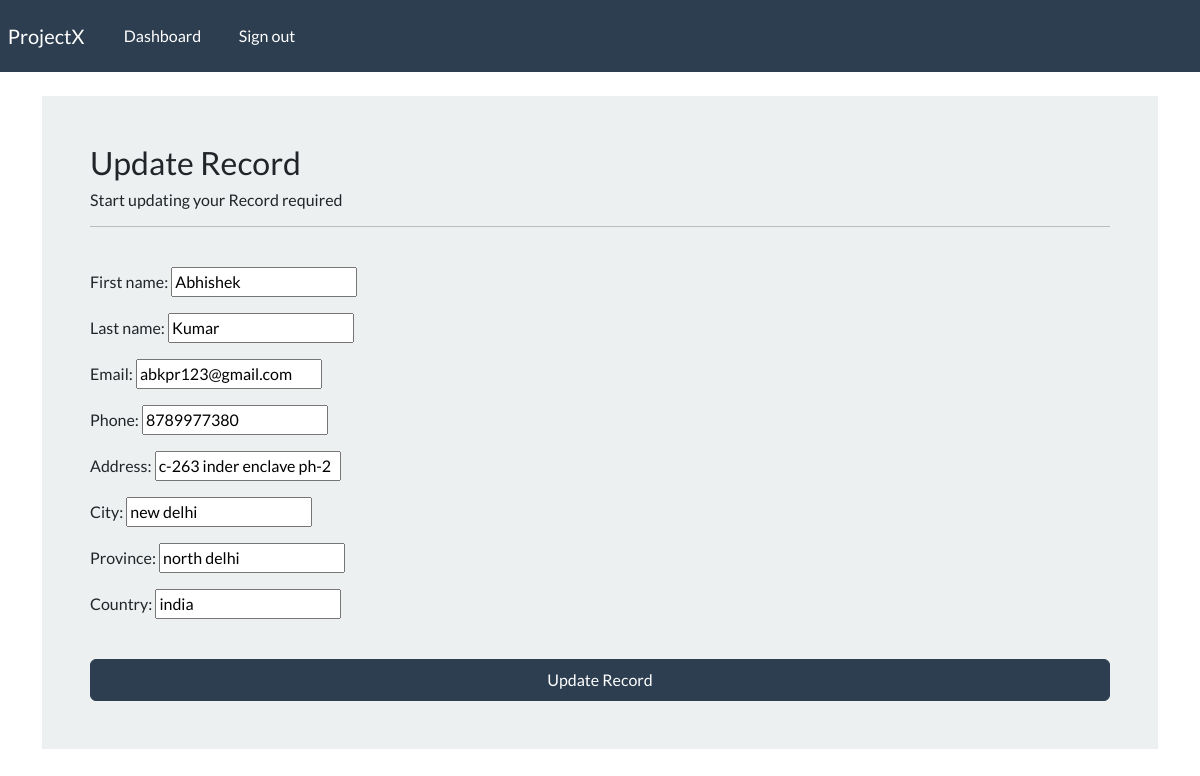
Page /update-record/1/ (signed in) on the committed database.
### webapp/models.py (models this page shows, shortened)
class Record(models.Model):
    creation_date = models.DateTimeField(auto_now_add=True)
    first_name = models.CharField(max_length=100)
    last_name = models.CharField(max_length=100)
    email = models.CharField(max_length=100)
    phone= models.CharField(max_length=10)
    address = models.CharField(max_length=200)
    city = models.CharField(max_length=100)
    province = models.CharField(max_length=100)
    country = models.CharField(max_length=100)

### webapp/views.py (the view)
# urls.py: path('update-record/<int:pk>/', views.update_record, name="update-record"),
@login_required(login_url='my-login')
def update_record(request, pk):
    record = Record.objects.get(id = pk)
    form = CreateRecordForm(instance=record)
    if request.method == "POST":
        form = CreateRecordForm(request.POST, instance=record)
        if form.is_valid():
            form.save()
            return redirect("dashboard")
    context = {'form': form}
    return render(request, 'webapp/update-record.html', context=context)

### webapp/forms.py
class CreateRecordForm(forms.ModelForm):
    class Meta:
        model =  Record
        fields = ['first_name','last_name','email','phone','address','city','province','country']

### webapp/templates/webapp/update-record.html (shortened to what this page needs)
{% extends 'webapp/base.html' %}
{% block content %}
<body>
    <div class="container bg-light shadow-md p-5">
        <h3> Update Record </h3>
        <h6>Start updating your Record required </h6>
        <hr>
        <br>
        <form method="POST" autocomplete="off">
            {{form.as_p}}
            <br>
            <button type="submit" class="btn btn-primary w-100 btn-block p-2"> Update Record </button>
        </form>
    </div>
</body>
{% endblock %}

### rows in the picture
Record: first_name "Abhishek", last_name "Kumar", email "abkpr123@gmail.com", phone "8789977380", address "c-263 inder enclave ph-2", city "new delhi", province "north delhi", country "india"
